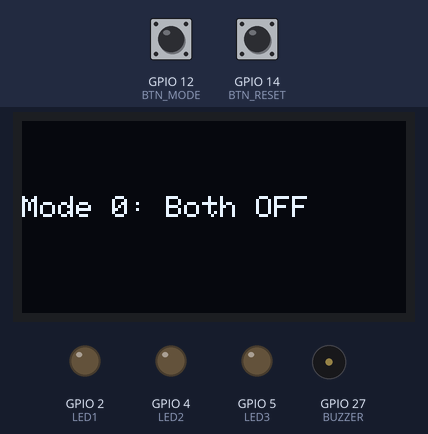
This program was run on a simulated ESP32. Parts: 128×64 one-colour display, output pins drawn as LEDs (lit = HIGH), buzzer (waves = sounding). Dashed ring = blinking. The inputs (shaded band) are chosen by the test bench; at power-on: GPIO 12 (BTN_MODE) HIGH, GPIO 14 (BTN_RESET) HIGH.

Above: at 1.2 s.
1.3 s: GPIO 12 (BTN_MODE) pulled LOW for 0.15 s
At 1.55 s:
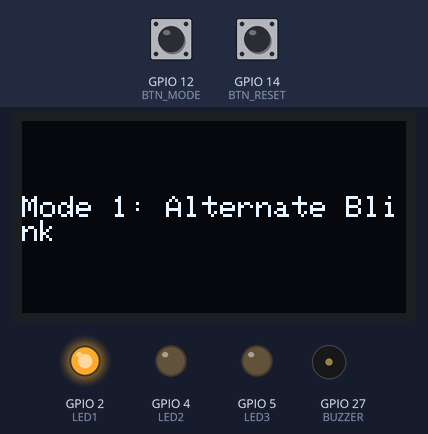
2.0 s: GPIO 14 (BTN_RESET) pulled LOW for 0.15 s
At 2.9 s:
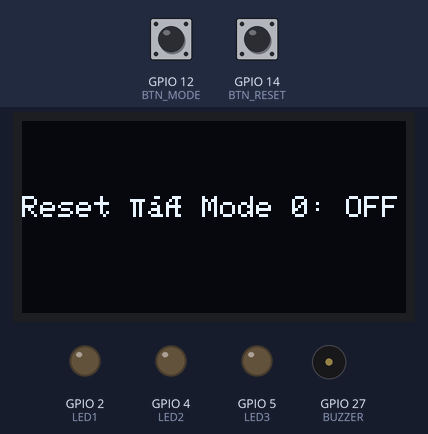
3.6 s: GPIO 12 (BTN_MODE) pulled LOW for 1 s
At 4.22 s:
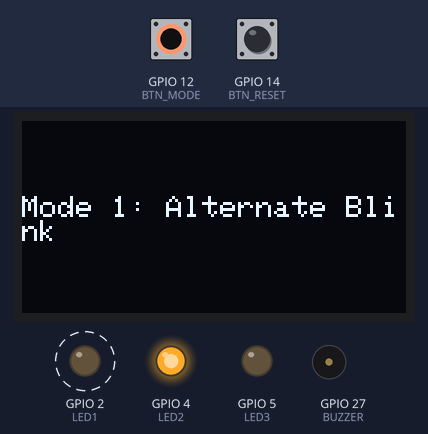
5.2 s: GPIO 12 (BTN_MODE) pulled LOW for 0.15 s
At 5.8 s:
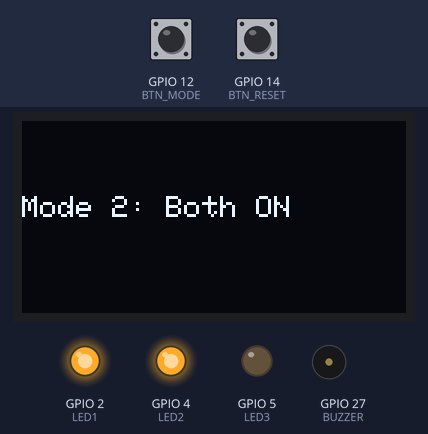
6.8 s: GPIO 12 (BTN_MODE) pulled LOW for 3.2 s
At 6.97 s:
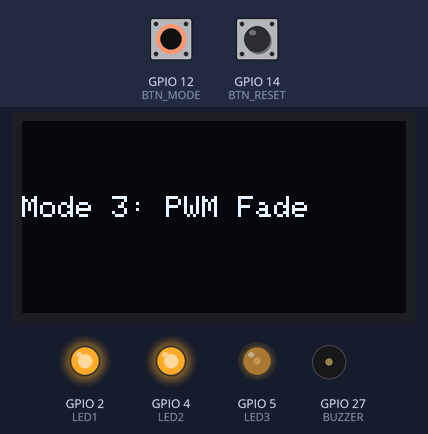
10.6 s: GPIO 12 (BTN_MODE) pulled LOW for 0.15 s
At 11.2 s:
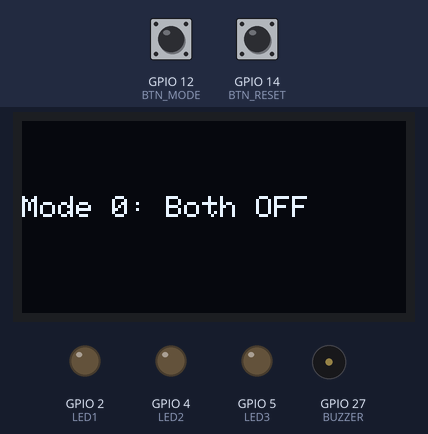
Timing chart, 0 to 13.2 s (numbered marks = the images above; inputs shaded):
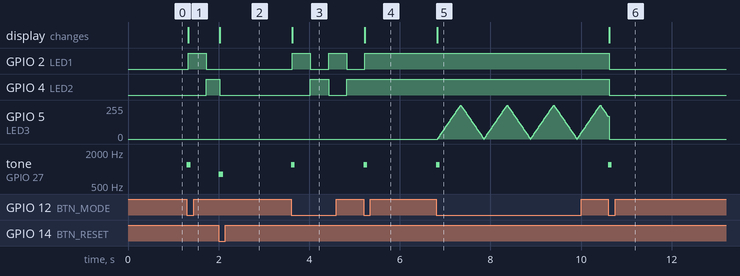

The program:

main.cpp
```cpp
/*
  -------------------------------------------------------------------------
  Title   : LED Mode Controller with OLED Display (Interrupt + Stable Debounce)
  Name    : Minahal Fatima
  Reg No  : 23-NTU-CS-1050
  Board   : ESP32 (compatible with Wokwi)
  -------------------------------------------------------------------------
  Description:
  • This program controls 3 LEDs, a buzzer, and an OLED display.
  • One button (MODE) cycles through four LED modes:
        0 - All LEDs OFF
        1 - Alternate blinking
        2 - Both LEDs ON
        3 - PWM fade effect
  • The second button (RESET) resets the system to Mode 0.
  • OLED shows the current mode and button events.
  • Interrupts are used for stable and responsive button handling.
  • Software debouncing ensures accurate button press detection.
  -------------------------------------------------------------------------
*/

#include <Arduino.h>
#include <Wire.h>
#include <Adafruit_GFX.h>
#include <Adafruit_SSD1306.h>

// ==================== OLED Setup ====================
#define SCREEN_WIDTH 128
#define SCREEN_HEIGHT 64
Adafruit_SSD1306 display(SCREEN_WIDTH, SCREEN_HEIGHT, &Wire, -1);

// ==================== Pin Definitions ====================
#define LED1 2
#define LED2 4
#define LED3 5
#define BUZZER 27
#define BTN_MODE 12
#define BTN_RESET 14

// ==================== Variables ====================
// For debounce and interrupt control
volatile unsigned long lastModeInterrupt = 0;
volatile unsigned long lastResetInterrupt = 0;
const unsigned long debounceDelay = 250;  // debounce time in ms

// Flags set by interrupts (read inside loop)
volatile bool modePressed = false;
volatile bool resetPressed = false;

// Mode and LED control variables
int mode = 0;
unsigned long lastBlinkTime = 0;
int blinkState = 0;
int fadeValue = 0;
int fadeDir = 1;  // Direction of fade (1 = brighter, -1 = dimmer)

// ==================== Helper Function ====================
// Function to print messages on OLED screen
void showMessage(String msg) {
  display.clearDisplay();
  display.setTextSize(1);
  display.setTextColor(SSD1306_WHITE);
  display.setCursor(0, 25);
  display.println(msg);
  display.display();
}

// ==================== Interrupt Service Routines ====================
// ISR for MODE button press
void IRAM_ATTR handleModePress() {
  unsigned long currentTime = millis();
  // Check debounce timing
  if (currentTime - lastModeInterrupt > debounceDelay) {
    modePressed = true;              // set flag for main loop
    lastModeInterrupt = currentTime; // update last press time
  }
}

// ISR for RESET button press
void IRAM_ATTR handleResetPress() {
  unsigned long currentTime = millis();
  // Check debounce timing
  if (currentTime - lastResetInterrupt > debounceDelay) {
    resetPressed = true;              // set flag for main loop
    lastResetInterrupt = currentTime; // update last press time
  }
}

// ==================== Setup Function ====================
void setup() {
  // Set pin modes
  pinMode(LED1, OUTPUT);
  pinMode(LED2, OUTPUT);
  pinMode(LED3, OUTPUT);
  pinMode(BUZZER, OUTPUT);
  pinMode(BTN_MODE, INPUT_PULLUP);
  pinMode(BTN_RESET, INPUT_PULLUP);

  Serial.begin(115200);

  // Initialize OLED
  if (!display.begin(SSD1306_SWITCHCAPVCC, 0x3C)) {
    Serial.println(F("OLED initialization failed!"));
    while (1);
  }

  // Attach interrupts for buttons (triggered on falling edge)
  attachInterrupt(digitalPinToInterrupt(BTN_MODE), handleModePress, FALLING);
  attachInterrupt(digitalPinToInterrupt(BTN_RESET), handleResetPress, FALLING);

  // Show initial message
  showMessage("Mode 0: Both OFF");
}

// ==================== Main Loop ====================
void loop() {
  // ===== Handle MODE Button Press =====
  if (modePressed) {
    modePressed = false;             // clear flag
    mode = (mode + 1) % 4;           // cycle through 4 modes
    tone(BUZZER, 1200, 80);          // buzzer feedback

    // Display mode name on OLED
    String msg;
    switch (mode) {
      case 0: msg = "Mode 0: Both OFF"; break;
      case 1: msg = "Mode 1: Alternate Blink"; break;
      case 2: msg = "Mode 2: Both ON"; break;
      case 3: msg = "Mode 3: PWM Fade"; break;
    }
    showMessage(msg);
  }

  // ===== Handle RESET Button Press =====
  if (resetPressed) {
    resetPressed = false;            // clear flag
    mode = 0;                        // reset to mode 0
    tone(BUZZER, 800, 100);          // buzzer reset tone
    showMessage("Reset → Mode 0: OFF");
  }

  // ===== LED Behavior Based on Mode =====
  unsigned long currentTime = millis();

  switch (mode) {
    // Mode 0: All LEDs OFF
    case 0:
      digitalWrite(LED1, LOW);
      digitalWrite(LED2, LOW);
      digitalWrite(LED3, LOW);
      break;

    // Mode 1: Alternate blinking LEDs
    case 1:
      if (currentTime - lastBlinkTime > 400) {  // non-blocking timing
        lastBlinkTime = currentTime;
        blinkState = !blinkState;
        digitalWrite(LED1, blinkState);
        digitalWrite(LED2, !blinkState);
      }
      break;

    // Mode 2: Both LEDs ON
    case 2:
      digitalWrite(LED1, HIGH);
      digitalWrite(LED2, HIGH);
      break;

    // Mode 3: PWM Fade on LED3
    case 3:
      analogWrite(LED3, fadeValue);
      fadeValue += fadeDir * 5;  // smooth fade step
      if (fadeValue <= 0 || fadeValue >= 255) fadeDir = -fadeDir;  // reverse fade
      delay(10);  // small smooth delay (non-blocking for interrupts)
      break;
  }
}
```

Measured:
- after the input at 1.3 s, GPIO 2 (LED1): LOW → HIGH at once, → LOW 0.40 s later; GPIO 4 (LED2): LOW → HIGH after 0.43 s; tone on GPIO 27 (BUZZER): silent → 1200 Hz at once, → silent 0.08 s later; the display: changes at once (image 1)
- after the input at 2.0 s, GPIO 2 (LED1): stops changing and stays LOW; tone on GPIO 27 (BUZZER): silent → 800 Hz at once, → silent 0.10 s later; the display: changes at once (image 2)
- after the input at 3.6 s, GPIO 2 (LED1): alternates HIGH for 0.40 s and LOW for 0.40 s, starting at once; GPIO 4 (LED2): LOW → HIGH after 0.43 s, → LOW 0.40 s later, → HIGH 0.40 s later; tone on GPIO 27 (BUZZER): silent → 1200 Hz at once, → silent 0.08 s later; the display: changes at once (image 3)
- after the input at 5.2 s, GPIO 2 (LED1): goes on until 5.2 s, then stays HIGH; GPIO 4 (LED2): stops changing and stays HIGH; tone on GPIO 27 (BUZZER): silent → 1200 Hz at once, → silent 0.08 s later; the display: changes at once (image 4)
- after the input at 10.6 s, GPIO 2 (LED1), GPIO 4 (LED2): HIGH → LOW at once; tone on GPIO 27 (BUZZER): silent → 1200 Hz at once, → silent 0.08 s later; the display: changes at once (image 6)
